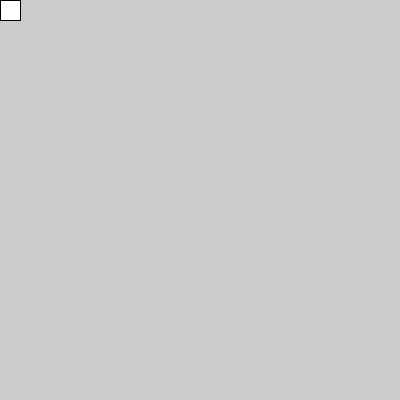
Frame 1 (no input)
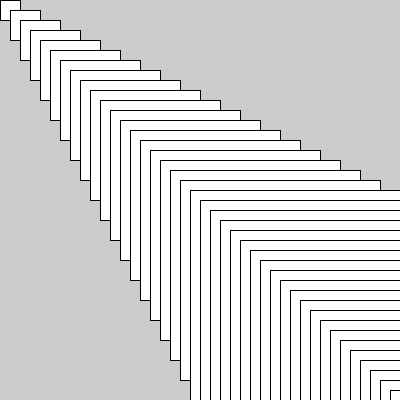
Frame 60 (the mouse pressed at the canvas centre just before this capture)
Frame 120 (the mouse held since frame 60 and released just before this capture): identical to frame 60, image omitted

The Processing sketch that drew these frames (run headless with seeded random() and noise(); from frame 60 on, the mouse is pressed at the canvas centre):

// Processing sketch: EX_21_1_sketch_130408a
// ── EX_21_1_sketch_130408a.pde
//exercise 21.1 in class:

//question: Write a function to draw a shape to the screen multiple times, 
//each at a different position.

void setup () {
  size (400, 400);
  
}

int movingX1 = 0;
int movingY1 = 0;
int movingX2 = 20;
int movingY2 = 20;

void draw () {
   drawRectangle (movingX1, movingY1, movingX2, movingY2);
  
 int addValue = 10;
  
  movingX1 += addValue;
  movingY1 += addValue;
  movingX2 += addValue;
  movingY2 += addValue;
}

//write a funcition so that void draw can always change:

void drawRectangle(int x1, int y1, int x2, int y2) {
  rect(x1, y1, x2, y2);
}
